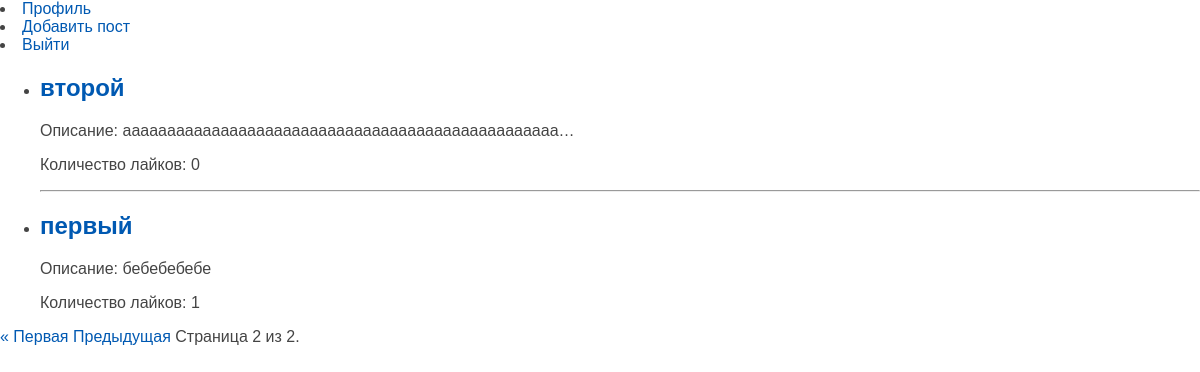
The app's page /?page=2 (signed in) with its own data.
### polls/models.py (models this page shows, shortened)
class Post(models.Model):
    author = models.ForeignKey(User, on_delete=models.CASCADE, related_name='posts')
    title = models.CharField(max_length=255, verbose_name="Заголовок")
    content = models.TextField(verbose_name="Содержимое")
    slug = models.SlugField(max_length=255, unique=True, db_index=True, verbose_name="URL")
    time_create = models.DateTimeField(auto_now_add=True)
    time_update = models.DateTimeField(auto_now=True)
    likes = models.ManyToManyField(User, related_name='liked_posts', blank=True)
    class Meta:
        ordering = ['-time_update']

### polls/views.py (the view)
# urls.py: path('', index, name='index'),
def index(request):
    if request.user.is_authenticated:
        post_list = Post.objects.all()
        paginator = Paginator(post_list, 2)
        page_number = request.GET.get('page')  # Получаем номер страницы из параметров запроса
        page_obj = paginator.get_page(page_number)  # Получаем объекты для текущей страницы
        return render(request, 'polls/index.html', {'page_obj': page_obj})
    else:
        return redirect('login')

### polls/templates/polls/index.html (shortened to what this page needs)
{% extends 'polls/base.html' %}
{% block content %}
<nav>
    <li><a href="{% url 'profile' %}">Профиль</a></li>
    <li><a href="{% url 'create_post' %}">Добавить пост</a></li>
    <li><a href="{% url 'logout' %}">Выйти</a></li>
</nav>
<ul>
    {% for post in page_obj %}
    <li>
        <h2><a href="{% url 'post_detail' post.slug %}">{{ post.title }}</a></h2>
        <p>Описание: {{ post.content|truncatechars:50 }}</p>
        <p>Количество лайков: {{ post.likes.count }}</p>
        {% if not forloop.last %}
        <hr>
        {% endif %}
    </li>
    {% endfor %}
</ul>
<div class="pagination">
    <span class="step-links">
        {% if page_obj.has_previous %}
            <a href="?page=1">&laquo; Первая</a>
            <a href="?page={{ page_obj.previous_page_number }}">Предыдущая</a>
        {% endif %}
        <span class="current">
            Страница {{ page_obj.number }} из {{ page_obj.paginator.num_pages }}.
        </span>
    </span>
</div>
{% endblock %}

### polls/static/polls/css/styles.css (style rules this page uses)
html, body { font-family: 'Arial'; margin: 0; padding: 0; height: 100%; width: 100%; color: #444; }
a { color: #0059b2; text-decoration: none; }

### records on screen
Post: title "второй", content "ааааааааааааааааааааааааааааааааааааааааааааааааа…", likes.count "0"
Post: title "первый", content "бебебебебе", likes.count "1"

### other values on screen
{{ page_obj.number }} "2"
{{ page_obj.paginator.num_pages }} "2"
